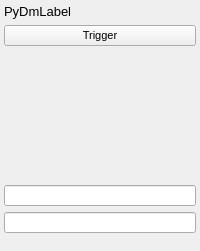
               <widget class="QFrame" name="frame_14">
                <layout class="QGridLayout" name="gridLayout_16" rowstretch="1,1,1,1,1,1,1,1,1,1,1,1,1">
                 <property name="leftMargin">
                  <number>4</number>
                 </property>
                 <property name="topMargin">
                  <number>4</number>
                 </property>
                 <property name="rightMargin">
                  <number>4</number>
                 </property>
                 <property name="bottomMargin">
                  <number>4</number>
                 </property>
                 <property name="horizontalSpacing">
                  <number>4</number>
                 </property>
                 <item row="0" column="0">
                  <widget class="PyDMLabel" name="PyDMLabel_22">
                   <property name="font">
                    <font>
                     <pointsize>10</pointsize>
                     <weight>50</weight>
                     <italic>false</italic>
                     <bold>false</bold>
                    </font>
                   </property>
                   <property name="toolTip">
                    <string/>
                   </property>
                   <property name="styleSheet">
                    <string notr="true"/>
                   </property>
                   <property name="text">
                    <string>PyDmLabel</string>
                   </property>
                   <property name="alarmSensitiveContent" stdset="0">
                    <bool>true</bool>
                   </property>
                   <property name="channel" stdset="0">
                    <string>ca://${DEV}:DAQMUX${MUX}_INPMUXSELSTR1</string>
                   </property>
                   <property name="displayFormat" stdset="0">
                    <enum>PyDMLabel::String</enum>
                   </property>
                  </widget>
                 </item>
                 <item row="7" column="0">
                  <widget class="PyDMLabel" name="PyDMLabel_93">
                   <property name="font">
                    <font>
                     <pointsize>8</pointsize>
                    </font>
                   </property>
                   <property name="toolTip">
                    <string/>
                   </property>
                   <property name="styleSheet">
                    <string notr="true"/>
                   </property>
                   <property name="text">
                    <string/>
                   </property>
                   <property name="alarmSensitiveContent" stdset="0">
                    <bool>true</bool>
                   </property>
                   <property name="channel" stdset="0">
                    <string>ca://${DEV}:DAQMUX${MUX}_STRMENABLED1</string>
                   </property>
                  </widget>
                 </item>
                 <item row="11" column="0">
                  <widget class="PyDMEnumButton" name="PyDMEnumButton_29">
                   <property name="maximumSize">
                    <size>
                     <width>16777215</width>
                     <height>44</height>
                    </size>
                   </property>
                   <property name="font">
                    <font>
                     <pointsize>8</pointsize>
                    </font>
                   </property>
                   <property name="toolTip">
                    <string/>
                   </property>
                   <property name="styleSheet">
                    <string notr="true">QPushButton{font: 8px;}</string>
                   </property>
                   <property name="channel" stdset="0">
                    <string>ca://${DEV}:DAQMUX${MUX}_FORMATSIGN1</string>
                   </property>
                   <property name="orientation" stdset="0">
                    <enum>Qt::Horizontal</enum>
                   </property>
                   <property name="marginTop" stdset="0">
                    <number>0</number>
                   </property>
                   <property name="marginBottom" stdset="0">
                    <number>0</number>
                   </property>
                   <property name="marginLeft" stdset="0">
                    <number>0</number>
                   </property>
                   <property name="marginRight" stdset="0">
                    <number>0</number>
                   </property>
                   <property name="horizontalSpacing" stdset="0">
                    <number>0</number>
                   </property>
                   <property name="verticalSpacing" stdset="0">
                    <number>0</number>
                   </property>
                  </widget>
                 </item>
                 <item row="4" column="0">
                  <widget class="PyDMLabel" name="PyDMLabel_94">
                   <property name="font">
                    <font>
                     <pointsize>8</pointsize>
                    </font>
                   </property>
                   <property name="toolTip">
                    <string/>
                   </property>
                   <property name="styleSheet">
                    <string notr="true"/>
                   </property>
                   <property name="text">
                    <string/>
                   </property>
                   <property name="alarmSensitiveContent" stdset="0">
                    <bool>true</bool>
                   </property>
                   <property name="channel" stdset="0">
                    <string>ca://${DEV}:DAQMUX${MUX}_STRMOVF1</string>
                   </property>
                  </widget>
                 </item>
                 <item row="9" column="0">
                  <widget class="PyDMLineEdit" name="PyDMLineEdit_27">
                   <property name="sizePolicy">
                    <sizepolicy hsizetype="Preferred" vsizetype="Preferred">
                     <horstretch>0</horstretch>
                     <verstretch>0</verstretch>
                    </sizepolicy>
                   </property>
                   <property name="font">
                    <font>
                     <pointsize>8</pointsize>
                    </font>
                   </property>
                   <property name="toolTip">
                    <string/>
                   </property>
                   <property name="styleSheet">
                    <string notr="true"/>
                   </property>
                   <property name="alarmSensitiveContent" stdset="0">
                    <bool>true</bool>
                   </property>
                   <property name="channel" stdset="0">
                    <string>ca://${DEV}:DAQMUX${MUX}_FORMATSIGNWIDTH1</string>
                   </property>
                  </widget>
                 </item>
                 <item row="8" column="0">
                  <widget class="PyDMLabel" name="PyDMLabel_95">
                   <property name="font">
                    <font>
                     <pointsize>8</pointsize>
                    </font>
                   </property>
                   <property name="toolTip">
                    <string/>
                   </property>
                   <property name="styleSheet">
                    <string notr="true"/>
                   </property>
                   <property name="text">
                    <string/>
                   </property>
                   <property name="alarmSensitiveContent" stdset="0">
                    <bool>true</bool>
                   </property>
                   <property name="channel" stdset="0">
                    <string>ca://${DEV}:DAQMUX${MUX}_FRAMECNT1</string>
                   </property>
                  </widget>
                 </item>
                 <item row="12" column="0">
                  <widget class="PyDMEnumButton" name="PyDMEnumButton_30">
                   <property name="maximumSize">
                    <size>
                     <width>16777215</width>
                     <height>44</height>
                    </size>
                   </property>
                   <property name="font">
                    <font>
                     <pointsize>8</pointsize>
                    </font>
                   </property>
                   <property name="toolTip">
                    <string/>
                   </property>
                   <property name="styleSheet">
                    <string notr="true">QPushButton{font: 8px;}</string>
                   </property>
                   <property name="channel" stdset="0">
                    <string>ca://${DEV}:DAQMUX${MUX}_DECIMATION1</string>
                   </property>
                   <property name="orientation" stdset="0">
                    <enum>Qt::Horizontal</enum>
                   </property>
                   <property name="marginTop" stdset="0">
                    <number>0</number>
                   </property>
                   <property name="marginBottom" stdset="0">
                    <number>0</number>
                   </property>
                   <property name="marginLeft" stdset="0">
                    <number>0</number>
                   </property>
                   <property name="marginRight" stdset="0">
                    <number>0</number>
                   </property>
                   <property name="horizontalSpacing" stdset="0">
                    <number>0</number>
                   </property>
                   <property name="verticalSpacing" stdset="0">
                    <number>0</number>
                   </property>
                  </widget>
                 </item>
                 <item row="10" column="0">
                  <widget class="PyDMLineEdit" name="PyDMLineEdit_28">
                   <property name="sizePolicy">
                    <sizepolicy hsizetype="Preferred" vsizetype="Preferred">
                     <horstretch>0</horstretch>
                     <verstretch>0</verstretch>
                    </sizepolicy>
                   </property>
                   <property name="font">
                    <font>
                     <pointsize>8</pointsize>
                    </font>
                   </property>
                   <property name="toolTip">
                    <string/>
                   </property>
                   <property name="styleSheet">
                    <string notr="true"/>
                   </property>
                   <property name="alarmSensitiveContent" stdset="0">
                    <bool>true</bool>
                   </property>
                   <property name="channel" stdset="0">
                    <string>ca://${DEV}:DAQMUX${MUX}_FORMATDATAWIDTH1</string>
                   </property>
                  </widget>
                 </item>
                 <item row="5" column="0">
                  <widget class="PyDMLabel" name="PyDMLabel_96">
                   <property name="font">
                    <font>
                     <pointsize>8</pointsize>
                    </font>
                   </property>
                   <property name="toolTip">
                    <string/>
                   </property>
                   <property name="styleSheet">
                    <string notr="true"/>
                   </property>
                   <property name="text">
                    <string/>
                   </property>
                   <property name="alarmSensitiveContent" stdset="0">
                    <bool>true</bool>
                   </property>
                   <property name="channel" stdset="0">
                    <string>ca://${DEV}:DAQMUX${MUX}_STRMERR1</string>
                   </property>
                  </widget>
                 </item>
                 <item row="1" column="0">
                  <widget class="PyDMPushButton" name="PyDMPushButton_18">
                   <property name="sizePolicy">
                    <sizepolicy hsizetype="Preferred" vsizetype="Preferred">
                     <horstretch>0</horstretch>
                     <verstretch>0</verstretch>
                    </sizepolicy>
                   </property>
                   <property name="maximumSize">
                    <size>
                     <width>16777215</width>
                     <height>48</height>
                    </size>
                   </property>
                   <property name="font">
                    <font>
                     <pointsize>8</pointsize>
                     <weight>50</weight>
                     <italic>false</italic>
                     <bold>false</bold>
                    </font>
                   </property>
                   <property name="toolTip">
                    <string/>
                   </property>
                   <property name="styleSheet">
                    <string notr="true"/>
                   </property>
                   <property name="text">
                    <string>Trigger</string>
                   </property>
                   <property name="channel" stdset="0">
                    <string>ca://${DEV}:DAQMUX${MUX}_TRGDAQ </string>
                   </property>
                   <property name="pressValue" stdset="0">
                    <string>1</string>
                   </property>
                  </widget>
                 </item>
                 <item row="2" column="0">
                  <widget class="PyDMLabel" name="PyDMLabel_97">
                   <property name="font">
                    <font>
                     <pointsize>8</pointsize>
                    </font>
                   </property>
                   <property name="toolTip">
                    <string/>
                   </property>
                   <property name="styleSheet">
                    <string notr="true"/>
                   </property>
                   <property name="text">
                    <string/>
                   </property>
                   <property name="alarmSensitiveContent" stdset="0">
                    <bool>true</bool>
                   </property>
                   <property name="channel" stdset="0">
                    <string>ca://${DEV}:DAQMUX${MUX}_STRMPAUSE1</string>
                   </property>
                  </widget>
                 </item>
                 <item row="3" column="0">
                  <widget class="PyDMLabel" name="PyDMLabel_98">
                   <property name="font">
                    <font>
                     <pointsize>8</pointsize>
                    </font>
                   </property>
                   <property name="toolTip">
                    <string/>
                   </property>
                   <property name="styleSheet">
                    <string notr="true"/>
                   </property>
                   <property name="text">
                    <string/>
                   </property>
                   <property name="alarmSensitiveContent" stdset="0">
                    <bool>true</bool>
                   </property>
                   <property name="channel" stdset="0">
                    <string>ca://${DEV}:DAQMUX${MUX}_STRMRDY1</string>
                   </property>
                  </widget>
                 </item>
                 <item row="6" column="0">
                  <widget class="PyDMLabel" name="PyDMLabel_99">
                   <property name="font">
                    <font>
                     <pointsize>8</pointsize>
                    </font>
                   </property>
                   <property name="toolTip">
                    <string/>
                   </property>
                   <property name="styleSheet">
                    <string notr="true"/>
                   </property>
                   <property name="text">
                    <string/>
                   </property>
                   <property name="alarmSensitiveContent" stdset="0">
                    <bool>true</bool>
                   </property>
                   <property name="channel" stdset="0">
                    <string>ca://${DEV}:DAQMUX${MUX}_INPDATAVALID1</string>
                   </property>
                  </widget>
                 </item>
                </layout>
               </widget>
